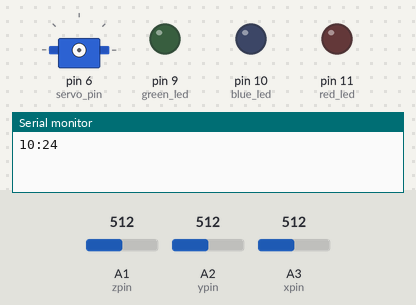
Recording of a sketch running on a simulated Arduino Uno, built with avr-gcc and run on an emulated ATmega328P. Parts: servo, output pins drawn as LEDs (lit = HIGH), the last lines printed to the serial monitor. Inputs (shaded band) come from the test bench; at power-on: A1 (zpin) = 512, A2 (ypin) = 512, A3 (xpin) = 512. The local clock reads 2024-03-15 10:24:30 at power-on unless the sketch sets it.

Above: at 0.1 s.
At 20.4 s:
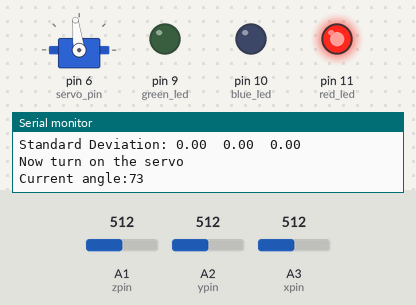
Timing chart, 0 to 21.9 s (numbered marks = the images above):
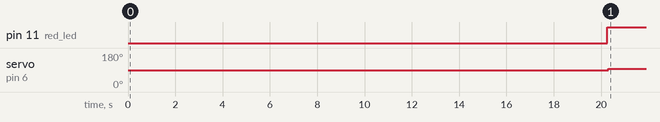

The sketch:

Accel_5_servo_off_test.ino
```cpp
#include <math.h>
#include <Wire.h>
#include "DS3231.h"
#include <Servo.h>

int servo_pin = 6;
Servo servo;
int servo_angle = 0;

RTClib RTC;

// these constants describe the pins. They won't change:
const int xpin = A3;                  // x-axis of the accelerometer
const int ypin = A2;                  // y-axis
const int zpin = A1;                  // z-axis (only on 3-axis models)

const int red_led = 11;
const int blue_led = 10;
const int green_led = 9;

// 2-dimensional array collecting accleration data of x, y, z
const int xyz_size = 20;
int xyz[xyz_size][3] = {0};
// 3-element Array for standard deviation
float xyz_sd[3] = {0};
// Parking-sleep mode starts when it's measured twice in a row
int measured_as_parked_once = 1;

boolean time_has_set = false;

void setup()
{
  // initialize the serial communications:
  Serial.begin(9600);

  Wire.begin();

  //servo.attach(servo_pin);
  //servo.write(0);

  //Make sure the analog-to-digital converter takes its reference voltage from
  // the AREF pin
  analogReference(EXTERNAL);

  pinMode(xpin, INPUT);
  pinMode(ypin, INPUT);
  pinMode(zpin, INPUT);
  pinMode(green_led, OUTPUT);
  pinMode(red_led, OUTPUT);
  pinMode(blue_led, OUTPUT);
}

/*
 * Measure accleration once a sec.
 * Measure as much as the size of xyz array.
*/
void measure_accleration(){
  int i = 0;
  for(i = 0; i < xyz_size; i++) {
    xyz[i][0] = analogRead(xpin);
    //add a small delay between pin readings.  I read that you should
    //do this but haven't tested the importance
    delay(1);
    xyz[i][1] = analogRead(ypin);
    delay(1);
    xyz[i][2] = analogRead(zpin);
    delay(1000);
  }
}

int get_sum(int a){
  int sum = 0;
  int i = 0;
  for(i = 0; i < xyz_size; i++) {
    sum += xyz[i][a];
  }
  return sum;
}

/*
 * How to get deviation:
 * 1. Get the Mean - simple average
 * 2. For each item, subtract the Mean and square the result.
 * 3. Get the average of those squared results. (= Variance)
 * 4. Standard Deviation = Sqrt(Variance)
*/
void get_deviation(){
  // Get mean for x, y, and z separately

  int x_mean = get_sum(0) / xyz_size;
  int y_mean = get_sum(1) / xyz_size;
  int z_mean = get_sum(2) / xyz_size;

  int x_variance = 0;
  int y_variance = 0;
  int z_variance = 0;

  // Sum up (each value - Mean)^2
  int i = 0;
  for(i = 0; i < xyz_size; i++) {
    x_variance += pow(xyz[i][0] - x_mean, 2);
    y_variance += pow(xyz[i][1] - y_mean, 2);
    z_variance += pow(xyz[i][2] - z_mean, 2);
  }

  // Get average/variance
  x_variance /= xyz_size;
  y_variance /= xyz_size;
  z_variance /= xyz_size;

  xyz_sd[0] = sqrt(x_variance);
  xyz_sd[1] = sqrt(y_variance);
  xyz_sd[2] = sqrt(z_variance);
}

void print_xyz(){
  int i = 0;
  for(i = 0; i < xyz_size; i++){
    //Serial.print("x: %d  y: %d  z: %d", xyz[i][0], xyz[i][1], xyz[i][2]);
    Serial.print(xyz[i][0]);
    Serial.print("\t");
    Serial.print(xyz[i][1]);
    Serial.print("\t");
    Serial.print(xyz[i][2]);
    Serial.print("\n");
  }
}

/*
 * As a parameter, it gets a 2-d array (I'm using a global variable now)
 * e.g. [(x, y, z), (x2, y2, z2), (x3, y3, z3), (x4, y4, z4)]
 * Get deviation. If deviation < x then return True.
*/
boolean is_parked(){
  measure_accleration();
  get_deviation();
  print_xyz();
  Serial.print("Standard Deviation: ");
  Serial.print(xyz_sd[0]);
  Serial.print("\t");
  Serial.print(xyz_sd[1]);
  Serial.print("\t");
  Serial.print(xyz_sd[2]);
  Serial.print("\n");
  if(xyz_sd[0] + xyz_sd[1] + xyz_sd[2] < 30) {
    return true;
  }else{
    return false;
  }
}

/*
 * h: hour, m: minute
 * e.g. ser_servo_time(6, 25);
 * Sets the clock to 6:25
*/
void set_servo_time(int h, int m){
  int cur_time = floor(170.0 / (24 * 60) * (h * 60 + m));
  Serial.print("Current angle:");
  Serial.print(cur_time);
  Serial.print("\n");
  servo.write(170 - cur_time);
}

void led_control(int red_value, int green_value, int blue_value){
  analogWrite(red_led, red_value);
  analogWrite(green_led, green_value);
  analogWrite(blue_led, blue_value);
}

void loop(){

  DateTime now = RTC.now();

  // Print time - hh:mm
  Serial.print(now.hour(), DEC);
  Serial.print(':');
  Serial.print(now.minute(), DEC);
  Serial.print("\n");

  // If the car is driving, wait for 40 seconds
  // i.e. when driving, measure once a minute
  if(is_parked() == false){
    /* Parker might have been moved by accident.
     * Don't turn on the driving mode yet.
     * Check once more. */
    servo.attach(servo_pin);
    servo.write(180);
    delay(1000);
    servo.detach();
    time_has_set = false;
    led_control(0, 255, 0);
    delay(1000);
    //delay(40000);

    Serial.print("The car is driving\n");

  }else{

    // If the car is parked, measure every 4 min.
    led_control(255, 0, 0);
    if(time_has_set == false){
      Serial.print("Now turn on the servo\n");
      servo.attach(servo_pin);
      set_servo_time(now.hour(), now.minute());
      delay(1000);
      time_has_set = true;
      servo.detach(); // Turn off the servo
    }

    delay(1000);
    Serial.print("The car is parked\n");

      //delay(240000);

  }
}
```

Measured:
- by itself, pin 11 (red_led): LOW → HIGH at 20.3 s
- by itself, servo on pin 6 (servo_pin): 90° → 97° at 20.3 s
